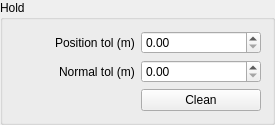
<?xml version="1.0" encoding="UTF-8"?>
<ui version="4.0">
 <class>HoldFrame</class>
 <widget class="QGroupBox" name="HoldFrame">
  <property name="geometry">
   <rect>
    <x>0</x>
    <y>0</y>
    <width>275</width>
    <height>108</height>
   </rect>
  </property>
  <property name="windowTitle">
   <string>Hold</string>
  </property>
  <property name="title">
   <string>Hold</string>
  </property>
  <layout class="QGridLayout" name="gridLayout">
   <item row="0" column="1">
    <widget class="QDoubleSpinBox" name="spin_positionTol"/>
   </item>
   <item row="0" column="0" alignment="Qt::AlignRight">
    <widget class="QLabel" name="label">
     <property name="text">
      <string>Position tol (m)</string>
     </property>
    </widget>
   </item>
   <item row="1" column="0" alignment="Qt::AlignRight">
    <widget class="QLabel" name="label_2">
     <property name="text">
      <string>Normal tol (m)</string>
     </property>
    </widget>
   </item>
   <item row="1" column="1">
    <widget class="QDoubleSpinBox" name="spin_normalTol"/>
   </item>
   <item row="2" column="1">
    <widget class="QPushButton" name="btn_clean">
     <property name="statusTip">
      <string>Clean up contacts to the given tolerances</string>
     </property>
     <property name="text">
      <string>Clean</string>
     </property>
    </widget>
   </item>
  </layout>
 </widget>
 <resources/>
 <connections>
  <connection>
   <sender>btn_clean</sender>
   <signal>clicked()</signal>
   <receiver>HoldFrame</receiver>
   <slot>Clean()</slot>
   <hints>
    <hint type="sourcelabel">
     <x>159</x>
     <y>86</y>
    </hint>
    <hint type="destinationlabel">
     <x>80</x>
     <y>87</y>
    </hint>
   </hints>
  </connection>
 </connections>
 <slots>
  <slot>Clean()</slot>
 </slots>
</ui>
